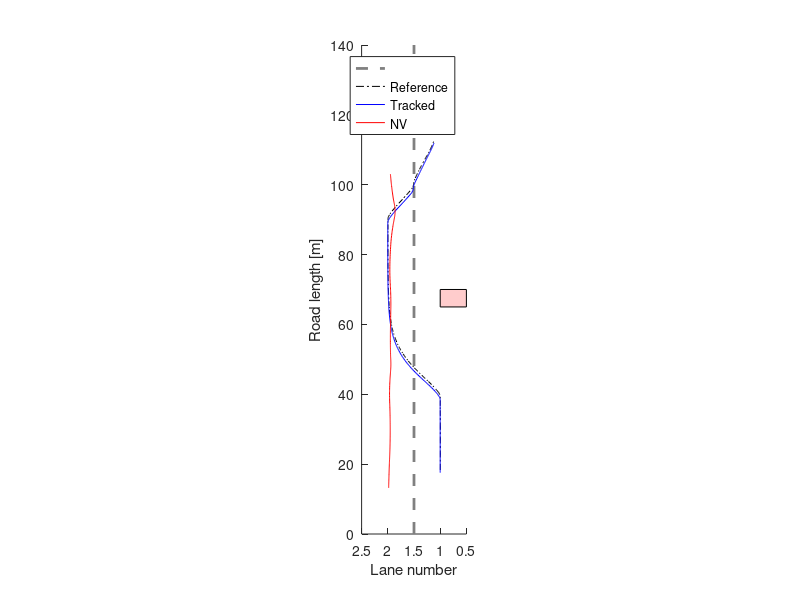
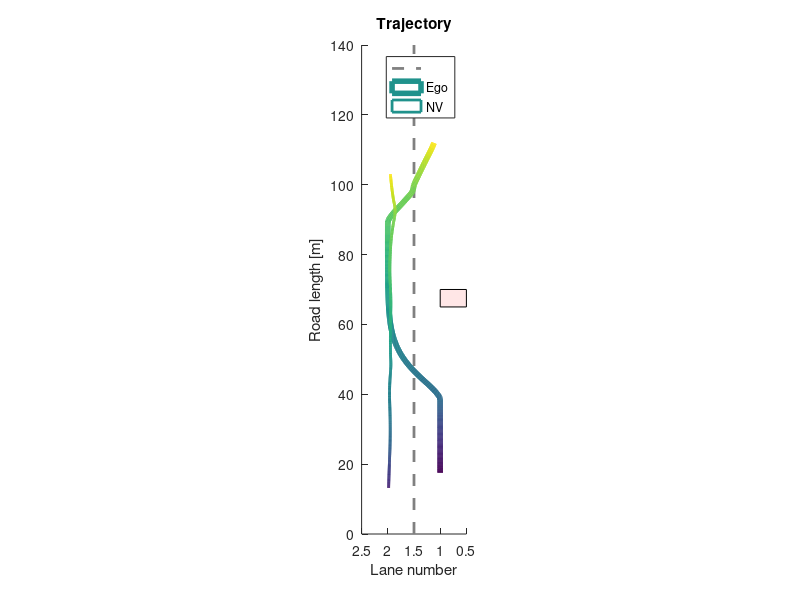

The MATLAB script that drew these images, in order: (Note: this script raises an error after producing the figures.)
% Viranjan Bhattacharyya
% EMC2 Lab Clemson University

clear, clc, close all

% log_data = load("log_jb3.txt");
% log_data = load("log_vb2.txt");
% log_data = load("log_az2.txt");
log_data = load("log.txt");
%%
% start = 108;
% fin = 491;
% start = 95;
% fin = 742;
% start = 210;
% fin = 909;
start = 74;
fin = 779;
X = log_data(start:fin, 1:5);
X_ref = log_data(start:fin, 7:11);
Ua = log_data(start:fin, 12);
Ul = log_data(start:fin, 13);
X_nv = log_data(start:fin, 15:18);
X_obs = log_data(start:fin, 20);
roadlength = 140;
%%
figure(1)
set (gca,'DataAspectRatio',[1 15 1],'Xdir','reverse','Xlim',[0.5 2.5],'Ylim',[0 roadlength])
hold on 
plot([1.5 1.5],[0 roadlength],'--','LineWidth',2,'Color',[0.5 0.5 0.5]) % lane marking
plot(X_ref(:,4),X_ref(:,1),'-.k')
plot(X(:,4),X(:,1),'b')
plot(X_nv(:,4),X_nv(:,1),'r')
rectangle('Position',[0.5 (X_obs(1)-5) 0.5 5],'FaceColor',[1 0.8 0.8])
xlabel('Lane number')
ylabel('Road length [m]')
legend('','Reference','Tracked','NV')
%%
figure(2)
set (gca,'DataAspectRatio',[1 15 1],'Xdir','reverse','Xlim',[0.5 2.5],'Ylim',[0 roadlength])
hold on 
plot([1.5 1.5],[0 roadlength],'--','LineWidth',2,'Color',[0.5 0.5 0.5]) % lane marking
l = X(:,4)';
s = X(:,1)';
z = zeros(size(s));
col = 1:(fin - start + 1);
surface([l;l],[s;s],[z;z],[col;col],...
        'facecol','no',...
        'edgecol','interp',...
        'linew',4);
l_nv = X_nv(:,4)';
s_nv = X_nv(:,1)';
surface([l_nv;l_nv],[s_nv;s_nv],[z;z],[col;col],...
        'facecol','no',...
        'edgecol','interp',...
        'linew',2);
rectangle('Position',[0.5 (X_obs(1)-5) 0.5 5],'FaceColor',[1 0.9 0.9])
xlabel('Lane number')
ylabel('Road length [m]')
legend('', 'Ego', 'NV')
title('Trajectory')
%%
RMSE = rmse(X_ref, X);
%%
figure(3)
subplot(211)
plot(Ua,'g')
hold on
plot(X(:,3));
ylabel('m/s^2')
legend('Command acceleration','Ego acceleration')
subplot(212)
plot(Ul,'g')
hold on
plot(X(:,4))
ylabel('Lane')
legend('Command lane', 'Ego')
%%
figure(4)
plot(Ua, 'g')
hold on
plot(X(:,3))
plot(X_ref(:,3))
ylim([-2 2])
ylabel('m/s^2')
legend('Commanded acceleration','Ego acceleration','Reference acceleration')
%%
figure(5)
plot(X(:,2))
hold on
plot(X_nv(:,2))
ylabel('m/s')
legend('Ego', 'NV')
title('Speed')
